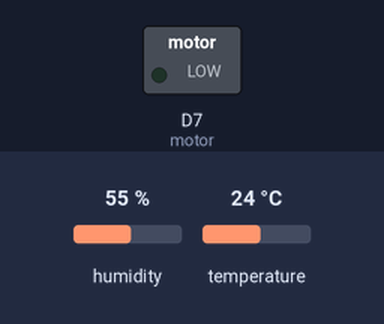
Bench run of a sketch on a simulated ESP8266 (NodeMCU). On the bench: switched loads named in the sketch (green lamp = pin HIGH). Inputs (shaded band) come from the test bench; at power-on: humidity 55 %, temperature 24 °C. WiFi joins after 1.5 s; servers stay silent unless stated; uploads are accepted with an empty reply; what the sketch prints to the serial monitor is not drawn. At 6.7 s the program puts the board to deep sleep or switches it off; the recording ends there.

Above: at 0.1 s.
At 1.6 s:
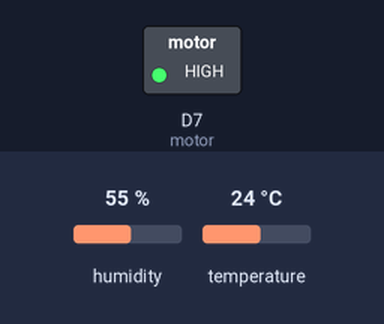
Timing chart, 0 to 3.1 s (numbered marks = the images above):
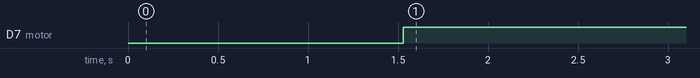

Measured:
- by itself, D7 (motor): LOW → HIGH at 1.5 s

The sketch:

DHT22_MOTOR.ino
```cpp
#include <ESP8266WiFi.h>
#include <DHT.h>
#include <ESP8266WiFiMulti.h>
#include <ESP8266HTTPClient.h>

ESP8266WiFiMulti WiFiMulti;

// Config connect WiFi
#define WIFI_SSID "0904630049"
#define WIFI_PASSWORD "GE2012FV"

// Config DHT
#define DHTPIN D5
#define DHTTYPE DHT22

#define motor D7

#define SECONDS_DS(seconds) ((seconds)*1000000UL)
#define figger_p  "40 37 A3 7C CF 9B 14 CB 8C BC 73 50 D9 9D 95 C3 59 19 F7 59"

String name;
DHT dht(DHTPIN, DHTTYPE);

void setup() {
  Serial.begin(9600);
   pinMode(motor,OUTPUT);
  WiFi.mode(WIFI_STA);
  // connect to wifi.
  WiFi.begin(WIFI_SSID, WIFI_PASSWORD);
  Serial.print("connecting");

  while (WiFi.status() != WL_CONNECTED) {
    Serial.print(".");
    delay(500);
  }
  Serial.println();
  Serial.print("connected: ");
  Serial.println(WiFi.localIP());

  dht.begin();
}

void loop() {
  // Read temp & Humidity for DHT22
  float h = dht.readHumidity();
  float t = dht.readTemperature();

    if ((WiFiMulti.run() == WL_CONNECTED)) {
      HTTPClient http;
      String url = "https://jakkrit.rmutl-db1.us/insert.php?temp=" + String(t) + "&humi=" + String(h);
      Serial.println(url);
        if(t >= 10){
          digitalWrite(motor, HIGH);

          Serial.print("MOTOR ON\n");}
        else {
          digitalWrite(motor, LOW);
          Serial.print("MOTOR OFF\n");}
      http.begin(url,figger_p); //HTTP

      int httpCode = http.GET();
      if (httpCode > 0) {
        Serial.printf("[HTTP] GET... code: %d", httpCode);
        if (httpCode == HTTP_CODE_OK) {
          String payload = http.getString();
          Serial.println(payload);
        }else{
          Serial.println("HTTP_ERROR");
        }
      } else {
        Serial.printf("[HTTP] GET... failed, error: %s\n", http.errorToString(httpCode).c_str());
      }

        http.end();
        delay(5000);                      //Send request every 20 seconds
        Serial.println("Sleeping Mode ...");
        ESP.deepSleep(SECONDS_DS(20));     //Sleep mode every 10 seconds
    }else{
      Serial.println("WIFI Error");
    }
}
```
